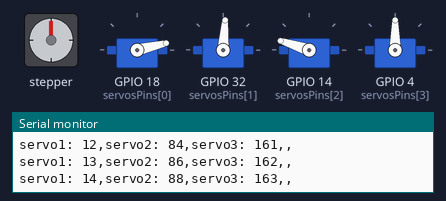
The sketch below on a simulated ESP32. On the bench: stepper motor, 4 × servo, the last lines printed to the serial monitor. Wiring (inferred from the names in the program): stepper motor driver (200 steps per turn assumed): step GPIO 25; direction GPIO 26.

Above: at 0.15 s.
At 6.8 s:
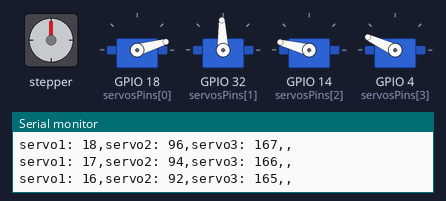
At 9.54 s:
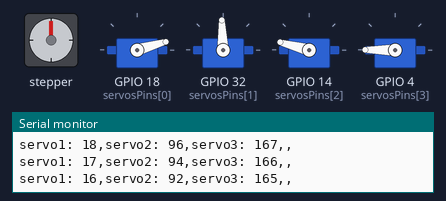
At 12.3 s:
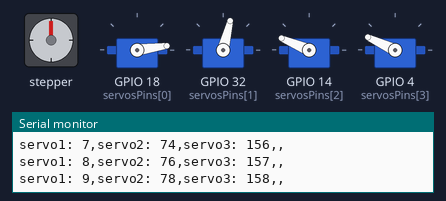
At 19.7 s:
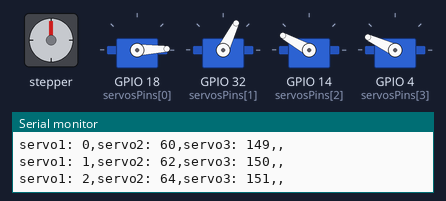
At 37.4 s:
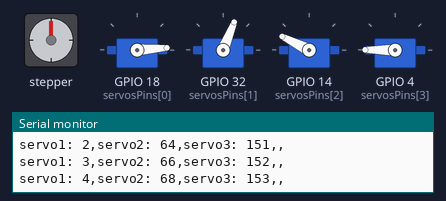
Timing chart, 0 to 40.0 s (numbered marks = the images above):
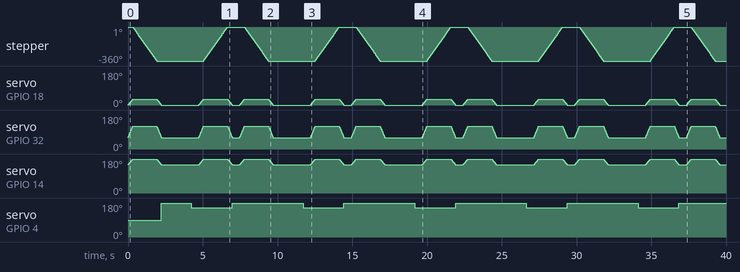

The sketch:

robo-test.ino
```cpp
#include <Servo.h>
static const int servosPins[4] = {18,32, 14, 4};
#define dirPin 26
#define stepPin 25
//#define stepsPerRevolution 200
Servo servos[4];

void setServos(int degrees)
{
  for (int i = 0; i < 3; ++i)
  {
    if (i == 0)
    {
      Serial.print("servo1: ");
      servos[0].write((degrees + (60 * i)) % 180);
      Serial.print((degrees + (60 * i)) % 180);
      Serial.print(',');
    }
    if (i == 1)
    {
      Serial.print("servo2: ");
      servos[1].write((degrees*2  + (60 * i)) % 180);
      Serial.print((degrees *2 + (60 * i)) % 180);
      Serial.print(',');
    }
    if (i == 2)
    {
      Serial.print("servo3: ");
      servos[2].write((degrees + (50 * (i+1))-1) % 180);
      Serial.print((degrees + (50 * (i+1))-1) % 180);
      Serial.print(',');
    }
  }
  Serial.println(',');
}
void setup()
{
  pinMode(stepPin, OUTPUT);
  pinMode(dirPin, OUTPUT);
  Serial.begin(115200);

  for (int i = 0; i < 4; ++i)
  {
    if (!servos[i].attach(servosPins[i]))
    {
      Serial.print("Servo ");
      Serial.print(i);
      Serial.println("attach error");
    }
  }
}

void loop()
{
  up();
 // delay(100);
  anticlockwise();
  //delay(100);
  down();
  //delay(100);
  pick();
 // delay(1000);
  up();
 // delay(100);
  clockwise();
 // delay(100);
  down();
 // delay(100);
  drop();
 // delay(100);
}

void clockwise()
{
  int stepsPerRevolution = 200;
  digitalWrite(dirPin, HIGH);
  for (int i = 0; i < stepsPerRevolution; i++)
  {
    digitalWrite(stepPin, HIGH);
    delayMicroseconds(4000);
    digitalWrite(stepPin, LOW);
    delayMicroseconds(4000);
  }
}

void anticlockwise()
{
  int stepsPerRevolution = 200;
  digitalWrite(dirPin, LOW);
  for (int i = 0; i < stepsPerRevolution; i++)
  {
    digitalWrite(stepPin, HIGH);
    delayMicroseconds(4000);
    digitalWrite(stepPin, LOW);
    delayMicroseconds(4000);
  }
}
void up()
{
  for (int posDegrees = 0; posDegrees <= 30; posDegrees++)
  {
    setServos(posDegrees);
   // Serial.println(posDegrees);
    delay(10);
  }
}
void down()
{
  for (int posDegrees = 30; posDegrees >= 0; posDegrees--)
  {
    setServos(posDegrees);
  //  Serial.println(posDegrees);
    delay(10);
  }
}

void pick()
{
    servos[3].write(180);
    delay(2000);
    servos[3].write(155);
    delay(500);
}
void drop()
{
    servos[3].write(180);
    delay(500);
}
```

Measured:
- by itself, stepper: turns 360° counter-clockwise in 1.6 s, then 360° clockwise in 1.6 s, repeating every 7.5 s
- by itself, servo on GPIO 4 (servosPins[3]): repeats every 7.5 s: 155° 2.7 s, 180° 4.7 s
